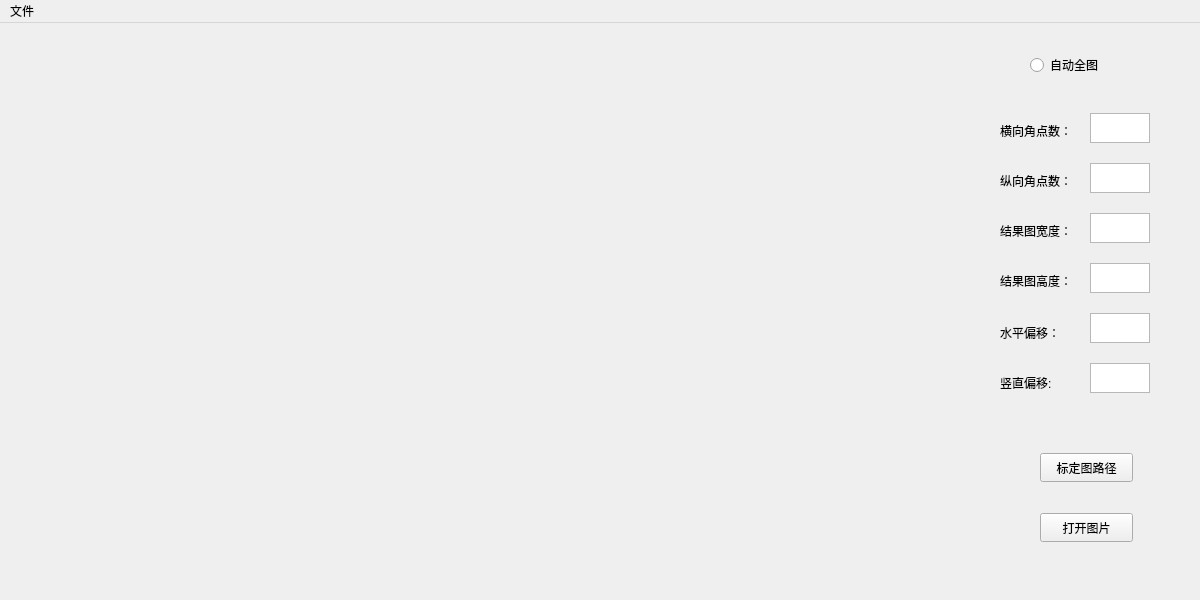
<?xml version="1.0" encoding="UTF-8"?>
<ui version="4.0">
 <class>UdmWindow</class>
 <widget class="QMainWindow" name="UdmWindow">
  <property name="geometry">
   <rect>
    <x>0</x>
    <y>0</y>
    <width>1200</width>
    <height>600</height>
   </rect>
  </property>
  <property name="windowTitle">
   <string>RUBO UDM</string>
  </property>
  <widget class="QWidget" name="centralwidget">
   <widget class="QLabel" name="label_pic1">
    <property name="geometry">
     <rect>
      <x>0</x>
      <y>0</y>
      <width>940</width>
      <height>600</height>
     </rect>
    </property>
    <property name="text">
     <string/>
    </property>
   </widget>
   <widget class="QLabel" name="label_tips">
    <property name="geometry">
     <rect>
      <x>20</x>
      <y>550</y>
      <width>811</width>
      <height>20</height>
     </rect>
    </property>
    <property name="text">
     <string/>
    </property>
   </widget>
   <widget class="QPushButton" name="pushButton_opendir">
    <property name="geometry">
     <rect>
      <x>1040</x>
      <y>430</y>
      <width>93</width>
      <height>29</height>
     </rect>
    </property>
    <property name="text">
     <string>标定图路径</string>
    </property>
   </widget>
   <widget class="QPushButton" name="pushButton_openpic">
    <property name="geometry">
     <rect>
      <x>1040</x>
      <y>490</y>
      <width>93</width>
      <height>29</height>
     </rect>
    </property>
    <property name="text">
     <string>打开图片</string>
    </property>
   </widget>
   <widget class="QTextEdit" name="text_width">
    <property name="geometry">
     <rect>
      <x>1090</x>
      <y>190</y>
      <width>60</width>
      <height>30</height>
     </rect>
    </property>
   </widget>
   <widget class="QTextEdit" name="text_high">
    <property name="geometry">
     <rect>
      <x>1090</x>
      <y>240</y>
      <width>60</width>
      <height>30</height>
     </rect>
    </property>
   </widget>
   <widget class="QTextEdit" name="text_x">
    <property name="geometry">
     <rect>
      <x>1090</x>
      <y>290</y>
      <width>60</width>
      <height>30</height>
     </rect>
    </property>
   </widget>
   <widget class="QTextEdit" name="text_y">
    <property name="geometry">
     <rect>
      <x>1090</x>
      <y>340</y>
      <width>60</width>
      <height>30</height>
     </rect>
    </property>
   </widget>
   <widget class="QRadioButton" name="radioButton_pic">
    <property name="geometry">
     <rect>
      <x>1030</x>
      <y>30</y>
      <width>118</width>
      <height>24</height>
     </rect>
    </property>
    <property name="text">
     <string>自动全图</string>
    </property>
    <property name="checked">
     <bool>false</bool>
    </property>
   </widget>
   <widget class="QLabel" name="label_width">
    <property name="geometry">
     <rect>
      <x>1000</x>
      <y>200</y>
      <width>91</width>
      <height>16</height>
     </rect>
    </property>
    <property name="text">
     <string>结果图宽度：</string>
    </property>
   </widget>
   <widget class="QLabel" name="label_high">
    <property name="geometry">
     <rect>
      <x>1000</x>
      <y>250</y>
      <width>91</width>
      <height>16</height>
     </rect>
    </property>
    <property name="text">
     <string>结果图高度：</string>
    </property>
   </widget>
   <widget class="QLabel" name="label_x">
    <property name="geometry">
     <rect>
      <x>1000</x>
      <y>300</y>
      <width>69</width>
      <height>20</height>
     </rect>
    </property>
    <property name="text">
     <string>水平偏移：</string>
    </property>
   </widget>
   <widget class="QLabel" name="label_y">
    <property name="geometry">
     <rect>
      <x>1000</x>
      <y>350</y>
      <width>69</width>
      <height>20</height>
     </rect>
    </property>
    <property name="text">
     <string>竖直偏移:</string>
    </property>
   </widget>
   <widget class="QTextEdit" name="text_corner_width">
    <property name="geometry">
     <rect>
      <x>1090</x>
      <y>140</y>
      <width>60</width>
      <height>30</height>
     </rect>
    </property>
   </widget>
   <widget class="QTextEdit" name="text_corner_high">
    <property name="geometry">
     <rect>
      <x>1090</x>
      <y>90</y>
      <width>60</width>
      <height>30</height>
     </rect>
    </property>
   </widget>
   <widget class="QLabel" name="label_corner_width">
    <property name="geometry">
     <rect>
      <x>1000</x>
      <y>100</y>
      <width>91</width>
      <height>16</height>
     </rect>
    </property>
    <property name="text">
     <string>横向角点数：</string>
    </property>
   </widget>
   <widget class="QLabel" name="label_width_3">
    <property name="geometry">
     <rect>
      <x>1000</x>
      <y>150</y>
      <width>91</width>
      <height>16</height>
     </rect>
    </property>
    <property name="text">
     <string>纵向角点数：</string>
    </property>
   </widget>
  </widget>
  <widget class="QMenuBar" name="menubar">
   <property name="geometry">
    <rect>
     <x>0</x>
     <y>0</y>
     <width>1200</width>
     <height>26</height>
    </rect>
   </property>
   <widget class="QMenu" name="menu">
    <property name="title">
     <string>文件</string>
    </property>
    <addaction name="action"/>
    <addaction name="back"/>
    <addaction name="exit"/>
   </widget>
   <addaction name="menu"/>
  </widget>
  <action name="back">
   <property name="text">
    <string>返回</string>
   </property>
   <property name="shortcut">
    <string>Ctrl+B</string>
   </property>
  </action>
  <action name="exit">
   <property name="text">
    <string>退出</string>
   </property>
   <property name="shortcut">
    <string>Ctrl+Q</string>
   </property>
  </action>
  <action name="action">
   <property name="text">
    <string>关于</string>
   </property>
   <property name="shortcut">
    <string>Ctrl+A</string>
   </property>
  </action>
 </widget>
 <resources/>
 <connections/>
</ui>
